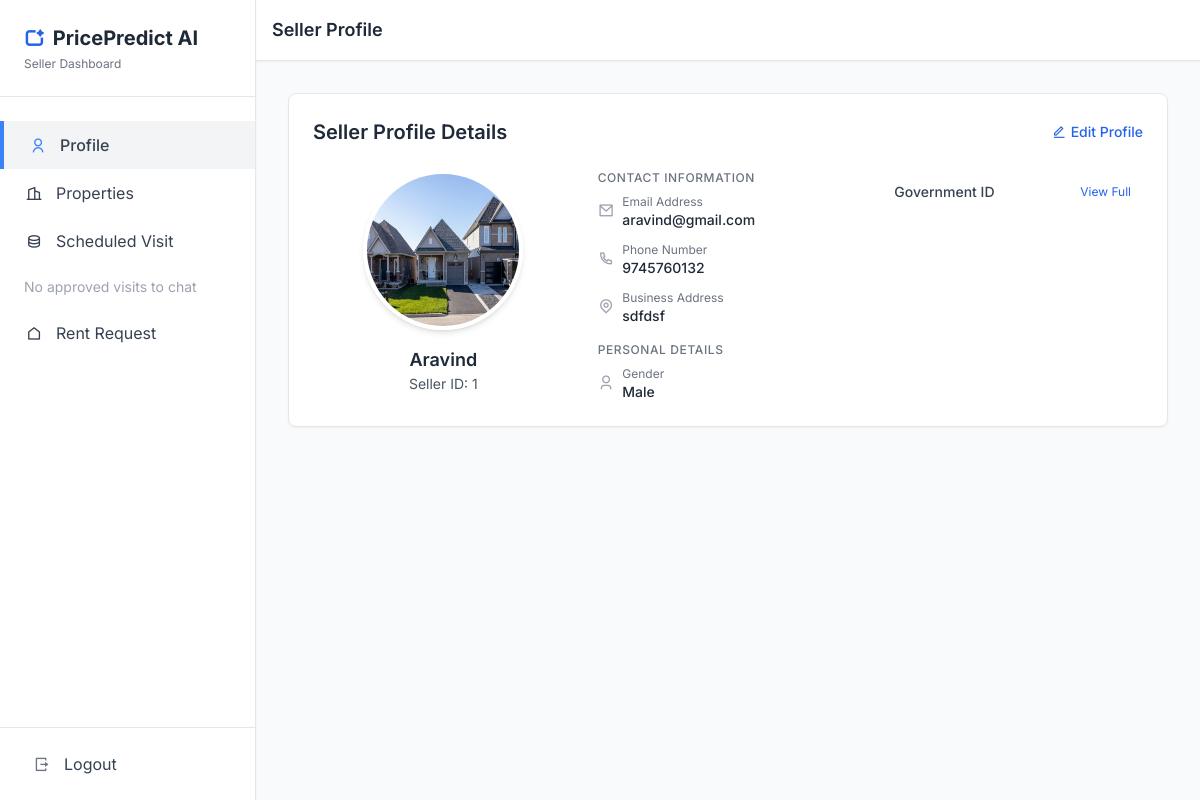
Screenshot of /seller_profile/1/ with the database file from the repository.
### app/models.py (models this page shows, shortened)
class CustomUser(AbstractBaseUser, PermissionsMixin):
    username = models.CharField(max_length=150, unique=True)
    email = models.EmailField(unique=True)
    phone = models.CharField(max_length=15)
    address = models.TextField()
    gender = models.CharField(max_length=10)
    profile_pic = models.ImageField(upload_to='profile_pics/', blank=True, null=True)
    proof_of_identity = models.FileField(upload_to='identity_proofs/', null=True, blank=True)
    is_blocked = models.BooleanField(default=False)
    is_approved = models.BooleanField(default=False)
    is_active = models.BooleanField(default=True)
    is_staff = models.BooleanField(default=False)
    USERNAME_FIELD = 'username'
    REQUIRED_FIELDS = ['email']
    objects = CustomUserManager()

### app/views.py (the view)
# urls.py: path('seller_profile/<int:user_id>/', views.seller_profile, name='seller_profile'),
def seller_profile(request, user_id):
    user = get_object_or_404(CustomUser, id=user_id)
    visit = VisitSchedule.objects.filter(
        property__seller=user,
        status='approved'
    ).first()
    return render(request, 'seller_profile.html', {
        'user': user,
        'visit': visit,
    })

### app/templates/seller_profile.html (shortened to what this page needs)
<!DOCTYPE html>
<html lang="en">
  <head>
    <script src="https://cdn.tailwindcss.com"></script>
    <link
      href="https://cdn.jsdelivr.net/npm/remixicon@4.5.0/fonts/remixicon.css"
      rel="stylesheet"
    />
  </head>
  <body class="bg-gray-50">
    <div class="min-h-screen flex">
      <aside
        class="w-64 bg-white shadow-sm fixed h-full border-r border-gray-200"
      >
        <div class="p-6 border-b border-gray-200">
          <h1 class="text-xl font-bold text-gray-800 flex items-center">
            <i class="ri-ai-generate mr-2 text-blue-600"></i>
            <span>PricePredict AI</span>
          </h1>
          <p class="text-xs text-gray-500 mt-1">Seller Dashboard</p>
        </div>
        <nav class="mt-6">
          <a
            href="#"
            class="sidebar-item active flex items-center px-6 py-3 text-gray-700"
          >
            <div class="w-5 h-5 flex items-center justify-center">
              <i class="ri-user-line"></i>
            </div>
            <span class="ml-3">Profile</span>
          </a>
          <a
            href="{% url 'property_list' request.user.id %}"
            class="sidebar-item flex items-center px-6 py-3 text-gray-700 hover:bg-gray-50"
          >
            <div class="w-5 h-5 flex items-center justify-center">
              <i class="ri-building-2-line"></i>
            </div>
            <span class="ml-3">Properties</span>
          </a>
          <a
            href="{% url 'visit_requests' user.id %}"
            class="sidebar-item flex items-center px-6 py-3 text-gray-700 hover:bg-gray-50"
          >
            <div class="w-5 h-5 flex items-center justify-center">
              <i class="ri-database-2-line"></i>
            </div>
            <span class="ml-3">Scheduled Visit</span>
          </a>
          {% if visit %}
          <a
            href="{% url 'seller_chat' visit.id 'seller' visit.property.seller.id %}"
            class="sidebar-item flex items-center px-6 py-3 text-gray-700 hover:bg-gray-50"
          >
            <div class="w-5 h-5 flex items-center justify-center">
              <i class="ri-user-voice-line"></i>
            </div>
            <span class="ml-3">Chats</span>
          </a>
          {% else %}
          <p class="text-gray-400 text-sm px-6 py-3">
            No approved visits to chat
          </p>
          {% endif %}
          <a
            href="{% url 'seller_rent_requests' user.id %}"
            class="sidebar-item flex items-center px-6 py-3 text-gray-700 hover:bg-gray-50"
          >
            <div class="w-5 h-5 flex items-center justify-center">
              <i class="ri-home-line"></i>
            </div>
            <span class="ml-3">Rent Request</span>
          </a>
        </nav>
        <div class="absolute bottom-0 w-full p-4 border-t border-gray-200">
          <a
            href="{% url 'logout' %}"
            class="flex items-center px-4 py-2 text-gray-700 hover:bg-gray-50 rounded-md"
          >
            <div class="w-5 h-5 flex items-center justify-center">
              <i class="ri-logout-box-r-line text-gray-500"></i>
            </div>
            <span class="ml-3 text-gray-700">Logout</span>
          </a>
        </div>
      </aside>
      <main class="flex-1 ml-64">
        <header class="bg-white shadow-sm p-4 border-b border-gray-200">
          <div class="flex justify-between items-center">
            <h2 class="text-lg font-semibold text-gray-800">Seller Profile</h2>
          </div>
        </header>
        <div class="p-8">
          <div
            class="bg-white rounded-lg shadow-sm border border-gray-200 p-6 mb-8"
          >
            <div class="flex justify-between items-center mb-6">
              <h2 class="text-xl font-semibold text-gray-800">
                Seller Profile Details
              </h2>
              <a
                href="{% url 'edit_profile' %}"
                class="text-blue-600 hover:text-blue-800 text-sm font-medium flex items-center"
              >
                <i class="ri-edit-line mr-1"></i> Edit Profile
              </a>
            </div>
            <div class="grid grid-cols-1 md:grid-cols-3 gap-6">
              <div class="col-span-1 flex flex-col items-center">
                <div class="relative mb-4">
                  <img
                    src="{{ user.profile_pic.url }}"
                    alt="Profile"
                    class="w-40 h-40 rounded-full border-4 border-white shadow-md"
                  />
                </div>
                <div class="text-center">
                  <h3 class="text-lg font-semibold text-gray-800">
                    {{ user.username }}
                  </h3>
                  <p class="text-gray-600 text-sm">Seller ID: {{ user.id }}</p>
                </div>
              </div>
              <div class="col-span-1 space-y-4">
                <div>
                  <h4
                    class="text-xs font-medium text-gray-500 uppercase tracking-wider"
                  >
                    Contact Information
                  </h4>
                  <div class="mt-2 space-y-3">
                    <div class="flex items-start">
                      <i class="ri-mail-line text-gray-400 mt-1 mr-2"></i>
                      <div>
                        <p class="text-xs text-gray-500">Email Address</p>
                        <p class="text-sm font-medium text-gray-800">
                          {{ user.email }}
                        </p>
                      </div>
                    </div>
                    <div class="flex items-start">
                      <i class="ri-phone-line text-gray-400 mt-1 mr-2"></i>
                      <div>
                        <p class="text-xs text-gray-500">Phone Number</p>
                        <p class="text-sm font-medium text-gray-800">
                          {{ user.phone }}
                        </p>
                      </div>
                    </div>
                    <div class="flex items-start">
                      <i class="ri-map-pin-line text-gray-400 mt-1 mr-2"></i>
                      <div>
                        <p class="text-xs text-gray-500">Business Address</p>
                        <p class="text-sm font-medium text-gray-800">
                          {{ user.address }}
                        </p>
                      </div>
                    </div>
                  </div>
                </div>
                <div>
                  <h4
                    class="text-xs font-medium text-gray-500 uppercase tracking-wider"
                  >
                    Personal Details
                  </h4>
                  <div class="mt-2 space-y-3">
                    <div class="flex items-start">
                      <i class="ri-user-3-line text-gray-400 mt-1 mr-2"></i>
                      <div>
                        <p class="text-xs text-gray-500">Gender</p>
                        <p class="text-sm font-medium text-gray-800">
                          {{ user.gender }}
                        </p>
                      </div>
                    </div>
                  </div>
                </div>
              </div>
              <div class="document-preview p-3 cursor-pointer">
                <div class="flex items-center justify-between mb-2">
                  <span class="text-sm font-medium text-gray-700"
                    >Government ID</span
                  >
                  {% if user.proof_of_identity %}
                  <a
                    href="{{ user.proof_of_identity.url }}"
                    target="_blank"
                    class="text-blue-600 text-xs hover:text-blue-800"
                    >View Full</a
                  >
                  {% else %}
                  <span class="text-xs text-gray-400">Not uploaded</span>
                  {% endif %}
                </div>
              </div>
            </div>
          </div>
        </div>
      </main>
    </div>
  </body>
</html>

### app/templates/seller_profile.html (style rules this page uses)
body { font-family: "Inter", sans-serif; }
.sidebar-item.active { background-color: #f3f4f6; border-left: 4px solid #3b82f6; font-weight: 500; }
.sidebar-item.active i { color: #3b82f6; }
.document-preview { transition: all 0.3s ease; }

### rows the page displays
CustomUser: profile_pic (picture), username "Aravind", id "1", email "aravind@gmail.com", phone "9745760132", address "sdfdsf", gender "Male"
